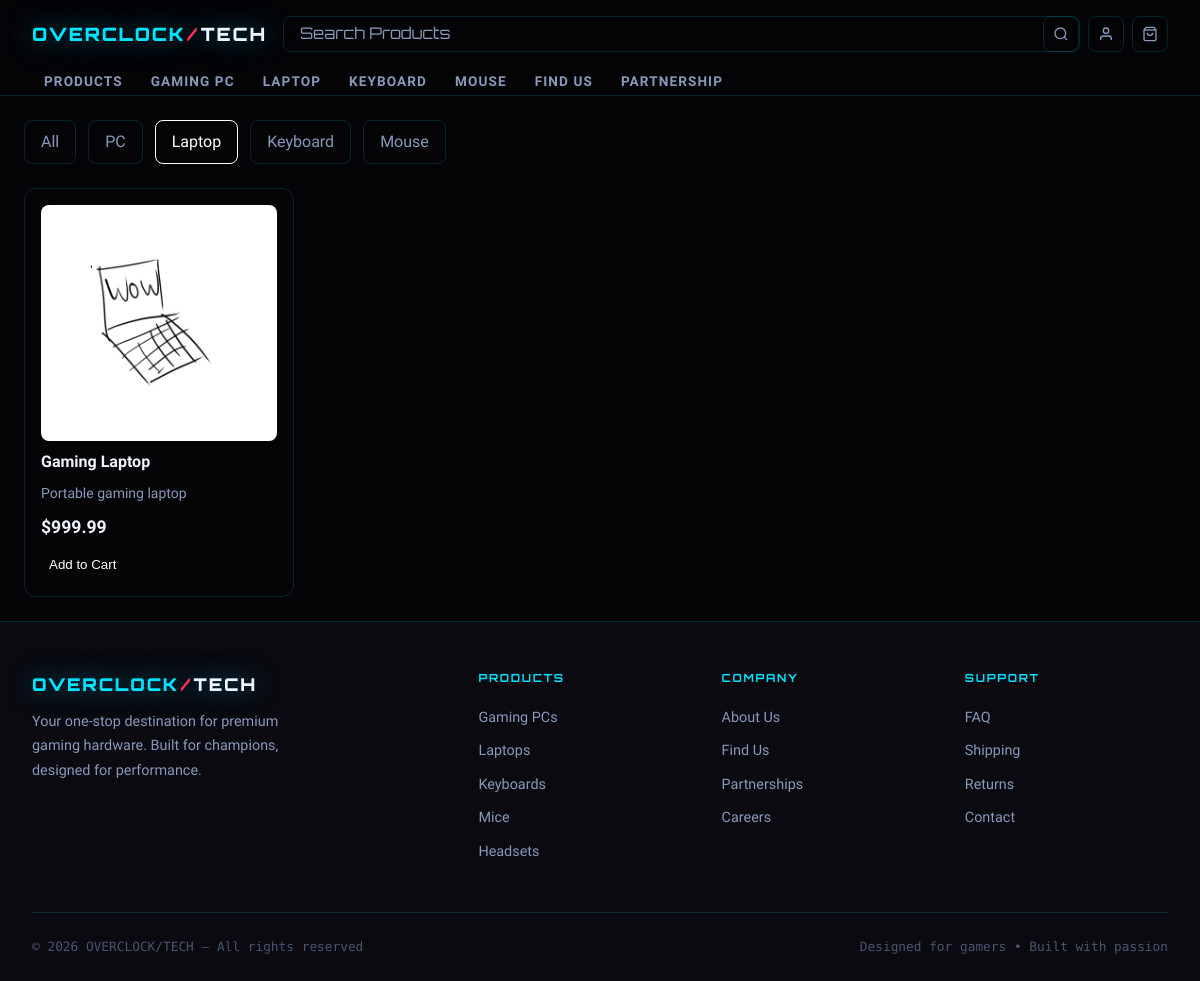
The app's page /products.php?category=2 with its own data.
### tables this page shows
CREATE TABLE `categories` (
  `category_id` int(11) NOT NULL AUTO_INCREMENT,
  `name` varchar(50) NOT NULL,
  PRIMARY KEY (`category_id`)
);

CREATE TABLE `products` (
  `product_id` int(11) NOT NULL AUTO_INCREMENT,
  `category_id` int(11) DEFAULT NULL,
  `name` varchar(100) NOT NULL,
  `description` text DEFAULT NULL,
  `price` decimal(10,2) NOT NULL,
  `stock` int(11) DEFAULT 0,
  `image` varchar(255) DEFAULT NULL,
  PRIMARY KEY (`product_id`),
  KEY `category_id` (`category_id`),
  CONSTRAINT `products_ibfk_1` FOREIGN KEY (`category_id`) REFERENCES `categories` (`category_id`)
);

### products.php (the view, shortened to what this page needs)
<?php
require_once 'db.php';
$categories = $pdo->query("SELECT * FROM categories")->fetchAll();
$selected_category = isset($_GET['category']) ? (int)$_GET['category'] : null;
if ($selected_category) {
  $stmt = $pdo->prepare("SELECT * FROM products WHERE category_id = ?");
  $stmt->execute([$selected_category]);
} else {
  $stmt = $pdo->query("SELECT * FROM products");
}
$products = $stmt->fetchAll();
?>
<!DOCTYPE html>
<html lang="en">
<head>
  <link rel="stylesheet" href="css/style.css">
</head>
<body>
  <?php include 'includes/nav.php'; ?>
  <main class="products-page">
    <div class="category-filters">
      <a href="products.php" class="filter-btn <?= !$selected_category ? 'active' : '' ?>">All</a>
      <?php foreach ($categories as $category): ?>
        <a href="products.php?category=<?= $category['category_id'] ?>"
           class="filter-btn <?= $selected_category == $category['category_id'] ? 'active' : '' ?>">
          <?= htmlspecialchars($category['name']) ?>
        </a>
      <?php endforeach; ?>
    </div>
    <div class="product-grid">
      <?php if (empty($products)): ?>
        <p>No products found.</p>
      <?php else: ?>
        <?php foreach ($products as $product): ?>
        <a href="product.php?id=<?= $product['product_id'] ?>" class="product-card-link">
          <div class="product-card">
            <img src="images/<?= htmlspecialchars($product['image']) ?>" alt="<?= htmlspecialchars($product['name']) ?>">
            <h3><?= htmlspecialchars($product['name']) ?></h3>
            <p><?= htmlspecialchars($product['description']) ?></p>
            <p class="price">$<?= number_format($product['price'], 2) ?></p>
            <form method="POST" action="products.php<?= $selected_category ? '?category=' . $selected_category : '' ?>">
              <button type="submit" name="add_to_cart" class="add-to-cart">Add to Cart</button>
            </form>
          </div>
        </a>
        <?php endforeach; ?>
      <?php endif; ?>
    </div>
  </main>
  <?php include 'includes/footer.php'; ?>
</body>
</html>

### css/style.css (style rules this page uses)
:root { --bg-black: #050508; --bg-dark: #0a0a10; --bg-card: #0f0f18; --bg-card2: #141420; --neon: #00e5ff; --neon-dim: rgba(0, 229, 255, 0.12); --neon-glow: 0 0 24px rgba(0, 229, 255, 0.5); --neon2: #ff2d55; --neon2-glow: 0 0 24px rgba(255, 45, 85, 0.5); --text-white: #f0f4ff; --text-grey: #8899bb; --text-muted: #4a5570; --border: rgba(0, 229, 255, 0.15); --border-hover: rgba(0, 229, 255, 0.5); --font-display: 'Orbitron', monospace; --font-body: 'Rajdhani', sans-serif; --font-mono: 'Share Tech Mono', monospace; }
*, *::before, *::after { box-sizing: border-box; margin: 0; padding: 0; }
html { scroll-behavior: smooth; }
body { font-family: var(--font-body); background: var(--bg-black); color: var(--text-white); overflow-x: hidden; line-height: 1.6; }
a { text-decoration: none; color: inherit; }
.products-page { max-width: 1200px; margin: 0 auto; padding: 24px; }
.category-filters { display: flex; gap: 12px; margin-bottom: 24px; flex-wrap: wrap; }
.filter-btn { padding: 8px 16px; border-radius: 8px; border: 1px solid var(--border); color: var(--text-grey); background: transparent; cursor: pointer; text-decoration: none; transition: all 0.2s; }
.filter-btn.active { background: var(--accent); color: white; border-color: var(--accent); }
.product-grid { display: grid; grid-template-columns: repeat(auto-fill, minmax(220px, 1fr)); gap: 24px; }
.product-card { border: 1px solid var(--border); border-radius: 12px; padding: 16px; display: flex; flex-direction: column; gap: 8px; transition: box-shadow 0.2s; }
.product-card img { width: 100%; aspect-ratio: 1/1; object-fit: cover; border-radius: 8px; }
.product-card h3 { font-size: 1rem; font-weight: 600; }
.product-card p { font-size: 0.875rem; color: var(--text-grey); }
.product-card .price { font-size: 1.1rem; font-weight: 700; color: var(--accent); }
.add-to-cart { margin-top: auto; padding: 8px; border-radius: 8px; border: none; background: var(--accent); color: white; cursor: pointer; transition: opacity 0.2s; }

### records on screen
categories: name "PC"
categories: name "Laptop"
categories: name "Keyboard"
categories: name "Mouse"
products: image (picture), name "Gaming Laptop", description "Portable gaming laptop", price "999.99"

### other values on screen
$item['label'] "PRODUCTS"
$item['label'] "GAMING PC"
$item['label'] "LAPTOP"
$item['label'] "KEYBOARD"
$item['label'] "MOUSE"
$item['label'] "FIND US"
$item['label'] "PARTNERSHIP"
